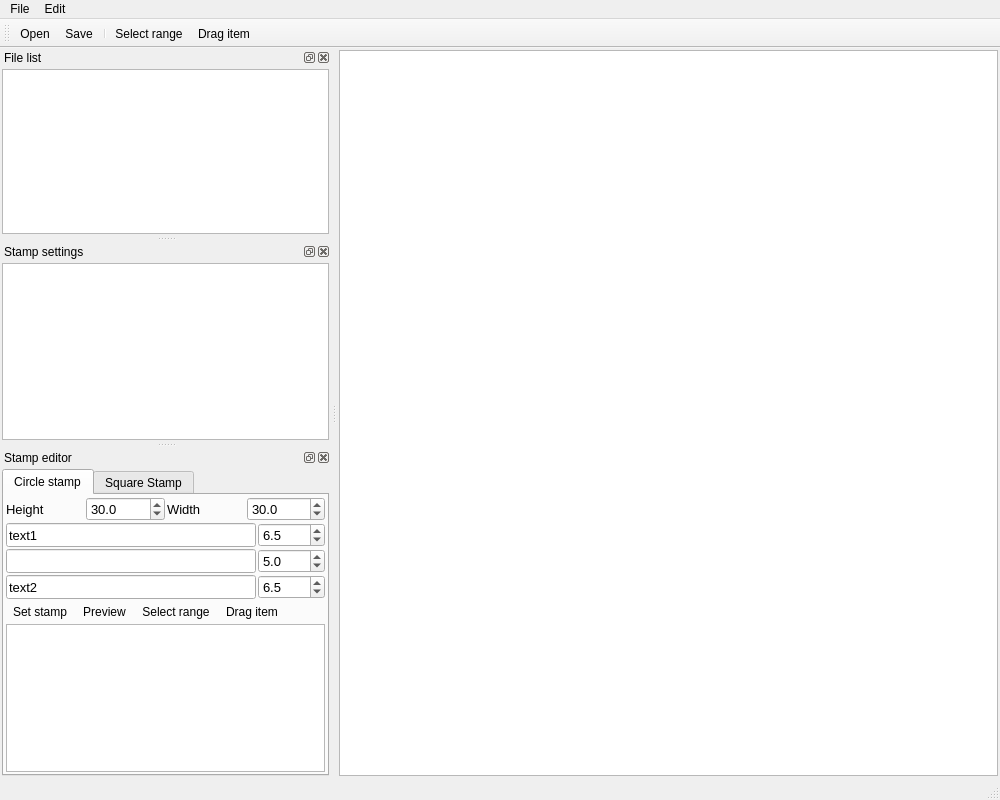
<?xml version="1.0" encoding="UTF-8"?>
<ui version="4.0">
 <class>MainWindow</class>
 <widget class="QMainWindow" name="MainWindow">
  <property name="geometry">
   <rect>
    <x>0</x>
    <y>0</y>
    <width>1000</width>
    <height>800</height>
   </rect>
  </property>
  <property name="windowTitle">
   <string>PDF Stamp</string>
  </property>
  <widget class="QWidget" name="centralwidget">
   <layout class="QVBoxLayout" name="verticalLayout">
    <property name="spacing">
     <number>2</number>
    </property>
    <property name="leftMargin">
     <number>2</number>
    </property>
    <property name="topMargin">
     <number>2</number>
    </property>
    <property name="rightMargin">
     <number>2</number>
    </property>
    <property name="bottomMargin">
     <number>2</number>
    </property>
    <item>
     <widget class="GraphicsView" name="graphicsView">
      <property name="sizePolicy">
       <sizepolicy hsizetype="Expanding" vsizetype="Expanding">
        <horstretch>0</horstretch>
        <verstretch>0</verstretch>
       </sizepolicy>
      </property>
      <property name="contextMenuPolicy">
       <enum>Qt::CustomContextMenu</enum>
      </property>
      <property name="acceptDrops">
       <bool>false</bool>
      </property>
      <property name="backgroundBrush">
       <brush brushstyle="SolidPattern">
        <color alpha="255">
         <red>150</red>
         <green>150</green>
         <blue>150</blue>
        </color>
       </brush>
      </property>
      <property name="renderHints">
       <set>QPainter::Antialiasing|QPainter::SmoothPixmapTransform|QPainter::TextAntialiasing</set>
      </property>
      <property name="dragMode">
       <enum>QGraphicsView::ScrollHandDrag</enum>
      </property>
     </widget>
    </item>
   </layout>
  </widget>
  <widget class="QMenuBar" name="menubar">
   <property name="geometry">
    <rect>
     <x>0</x>
     <y>0</y>
     <width>1000</width>
     <height>21</height>
    </rect>
   </property>
   <property name="acceptDrops">
    <bool>false</bool>
   </property>
   <widget class="QMenu" name="menuFile">
    <property name="acceptDrops">
     <bool>false</bool>
    </property>
    <property name="title">
     <string>File</string>
    </property>
    <addaction name="actionOpen"/>
    <addaction name="actionSave"/>
   </widget>
   <widget class="QMenu" name="menuEdit">
    <property name="title">
     <string>Edit</string>
    </property>
    <addaction name="action_select_range"/>
    <addaction name="action_drag_item"/>
   </widget>
   <addaction name="menuFile"/>
   <addaction name="menuEdit"/>
  </widget>
  <widget class="QStatusBar" name="statusbar"/>
  <widget class="QToolBar" name="toolBar">
   <property name="windowTitle">
    <string>toolBar</string>
   </property>
   <property name="iconSize">
    <size>
     <width>30</width>
     <height>30</height>
    </size>
   </property>
   <attribute name="toolBarArea">
    <enum>TopToolBarArea</enum>
   </attribute>
   <attribute name="toolBarBreak">
    <bool>false</bool>
   </attribute>
   <addaction name="actionOpen"/>
   <addaction name="actionSave"/>
   <addaction name="separator"/>
   <addaction name="action_select_range"/>
   <addaction name="action_drag_item"/>
  </widget>
  <widget class="QDockWidget" name="dockWidgetFile">
   <property name="sizePolicy">
    <sizepolicy hsizetype="Preferred" vsizetype="Preferred">
     <horstretch>0</horstretch>
     <verstretch>0</verstretch>
    </sizepolicy>
   </property>
   <property name="minimumSize">
    <size>
     <width>160</width>
     <height>97</height>
    </size>
   </property>
   <property name="windowTitle">
    <string>File list</string>
   </property>
   <attribute name="dockWidgetArea">
    <number>1</number>
   </attribute>
   <widget class="QWidget" name="dockWidgetContents">
    <layout class="QVBoxLayout" name="verticalLayout_2">
     <property name="spacing">
      <number>2</number>
     </property>
     <property name="leftMargin">
      <number>2</number>
     </property>
     <property name="topMargin">
      <number>2</number>
     </property>
     <property name="rightMargin">
      <number>2</number>
     </property>
     <property name="bottomMargin">
      <number>2</number>
     </property>
     <item>
      <widget class="QTableView" name="tableViewFile">
       <property name="minimumSize">
        <size>
         <width>150</width>
         <height>0</height>
        </size>
       </property>
       <property name="acceptDrops">
        <bool>true</bool>
       </property>
       <property name="dragDropOverwriteMode">
        <bool>false</bool>
       </property>
      </widget>
     </item>
    </layout>
   </widget>
  </widget>
  <widget class="QDockWidget" name="dockWidgetStanp">
   <property name="sizePolicy">
    <sizepolicy hsizetype="Preferred" vsizetype="Preferred">
     <horstretch>0</horstretch>
     <verstretch>0</verstretch>
    </sizepolicy>
   </property>
   <property name="minimumSize">
    <size>
     <width>300</width>
     <height>200</height>
    </size>
   </property>
   <property name="windowTitle">
    <string>Stamp settings</string>
   </property>
   <attribute name="dockWidgetArea">
    <number>1</number>
   </attribute>
   <widget class="QWidget" name="dockWidgetContents_2">
    <layout class="QVBoxLayout" name="verticalLayout_3">
     <property name="spacing">
      <number>2</number>
     </property>
     <property name="leftMargin">
      <number>2</number>
     </property>
     <property name="topMargin">
      <number>2</number>
     </property>
     <property name="rightMargin">
      <number>2</number>
     </property>
     <property name="bottomMargin">
      <number>2</number>
     </property>
     <item>
      <widget class="QTableView" name="tableViewStamp">
       <property name="alternatingRowColors">
        <bool>true</bool>
       </property>
       <attribute name="verticalHeaderDefaultSectionSize">
        <number>50</number>
       </attribute>
       <attribute name="verticalHeaderMinimumSectionSize">
        <number>50</number>
       </attribute>
      </widget>
     </item>
    </layout>
   </widget>
  </widget>
  <widget class="QDockWidget" name="dockWidget">
   <property name="windowTitle">
    <string>Stamp editor</string>
   </property>
   <attribute name="dockWidgetArea">
    <number>1</number>
   </attribute>
   <widget class="QWidget" name="dockWidgetContents_3">
    <layout class="QVBoxLayout" name="verticalLayout_6">
     <property name="spacing">
      <number>2</number>
     </property>
     <property name="leftMargin">
      <number>2</number>
     </property>
     <property name="topMargin">
      <number>2</number>
     </property>
     <property name="rightMargin">
      <number>2</number>
     </property>
     <property name="bottomMargin">
      <number>2</number>
     </property>
     <item>
      <widget class="QTabWidget" name="tabWidget">
       <property name="currentIndex">
        <number>0</number>
       </property>
       <widget class="QWidget" name="tab_circle_stamp">
        <attribute name="title">
         <string>Circle stamp</string>
        </attribute>
        <layout class="QVBoxLayout" name="verticalLayout_4">
         <property name="spacing">
          <number>2</number>
         </property>
         <property name="leftMargin">
          <number>2</number>
         </property>
         <property name="topMargin">
          <number>2</number>
         </property>
         <property name="rightMargin">
          <number>2</number>
         </property>
         <property name="bottomMargin">
          <number>2</number>
         </property>
         <item>
          <layout class="QHBoxLayout" name="horizontalLayout_2">
           <property name="spacing">
            <number>2</number>
           </property>
           <item>
            <widget class="QLabel" name="label">
             <property name="font">
              <font>
               <pointsize>10</pointsize>
              </font>
             </property>
             <property name="text">
              <string>Height</string>
             </property>
            </widget>
           </item>
           <item>
            <widget class="QDoubleSpinBox" name="doubleSpinBox_height">
             <property name="minimumSize">
              <size>
               <width>0</width>
               <height>24</height>
              </size>
             </property>
             <property name="font">
              <font>
               <pointsize>10</pointsize>
              </font>
             </property>
             <property name="decimals">
              <number>1</number>
             </property>
             <property name="maximum">
              <double>99999.000000000000000</double>
             </property>
             <property name="value">
              <double>30.000000000000000</double>
             </property>
            </widget>
           </item>
           <item>
            <widget class="QLabel" name="label_2">
             <property name="font">
              <font>
               <pointsize>10</pointsize>
              </font>
             </property>
             <property name="text">
              <string>Width</string>
             </property>
            </widget>
           </item>
           <item>
            <widget class="QDoubleSpinBox" name="doubleSpinBox_width">
             <property name="minimumSize">
              <size>
               <width>0</width>
               <height>24</height>
              </size>
             </property>
             <property name="font">
              <font>
               <pointsize>10</pointsize>
              </font>
             </property>
             <property name="decimals">
              <number>1</number>
             </property>
             <property name="maximum">
              <double>99999.000000000000000</double>
             </property>
             <property name="value">
              <double>30.000000000000000</double>
             </property>
            </widget>
           </item>
          </layout>
         </item>
         <item>
          <layout class="QGridLayout" name="gridLayout">
           <property name="spacing">
            <number>2</number>
           </property>
           <item row="2" column="0">
            <widget class="QLineEdit" name="lineEdit_3">
             <property name="minimumSize">
              <size>
               <width>0</width>
               <height>24</height>
              </size>
             </property>
             <property name="font">
              <font>
               <pointsize>10</pointsize>
              </font>
             </property>
             <property name="text">
              <string>text2</string>
             </property>
            </widget>
           </item>
           <item row="0" column="0">
            <widget class="QLineEdit" name="lineEdit">
             <property name="minimumSize">
              <size>
               <width>0</width>
               <height>24</height>
              </size>
             </property>
             <property name="font">
              <font>
               <pointsize>10</pointsize>
              </font>
             </property>
             <property name="text">
              <string>text1</string>
             </property>
            </widget>
           </item>
           <item row="1" column="0">
            <widget class="QLineEdit" name="lineEdit_2">
             <property name="minimumSize">
              <size>
               <width>0</width>
               <height>24</height>
              </size>
             </property>
             <property name="font">
              <font>
               <pointsize>10</pointsize>
              </font>
             </property>
            </widget>
           </item>
           <item row="0" column="1">
            <widget class="QDoubleSpinBox" name="doubleSpinBox">
             <property name="minimumSize">
              <size>
               <width>0</width>
               <height>24</height>
              </size>
             </property>
             <property name="font">
              <font>
               <pointsize>10</pointsize>
              </font>
             </property>
             <property name="decimals">
              <number>1</number>
             </property>
             <property name="maximum">
              <double>9999.000000000000000</double>
             </property>
             <property name="value">
              <double>6.500000000000000</double>
             </property>
            </widget>
           </item>
           <item row="1" column="1">
            <widget class="QDoubleSpinBox" name="doubleSpinBox_2">
             <property name="minimumSize">
              <size>
               <width>0</width>
               <height>24</height>
              </size>
             </property>
             <property name="font">
              <font>
               <pointsize>10</pointsize>
              </font>
             </property>
             <property name="decimals">
              <number>1</number>
             </property>
             <property name="value">
              <double>5.000000000000000</double>
             </property>
            </widget>
           </item>
           <item row="2" column="1">
            <widget class="QDoubleSpinBox" name="doubleSpinBox_3">
             <property name="minimumSize">
              <size>
               <width>0</width>
               <height>24</height>
              </size>
             </property>
             <property name="font">
              <font>
               <pointsize>10</pointsize>
              </font>
             </property>
             <property name="decimals">
              <number>1</number>
             </property>
             <property name="value">
              <double>6.500000000000000</double>
             </property>
            </widget>
           </item>
          </layout>
         </item>
         <item>
          <layout class="QHBoxLayout" name="horizontalLayout_3">
           <property name="spacing">
            <number>2</number>
           </property>
           <item>
            <widget class="QToolButton" name="toolButton_2">
             <property name="text">
              <string>Set stamp</string>
             </property>
             <property name="icon">
              <iconset resource="resource.qrc">
               <normaloff>:/remixicon/file-transfer-line.svg</normaloff>:/remixicon/file-transfer-line.svg</iconset>
             </property>
             <property name="iconSize">
              <size>
               <width>30</width>
               <height>30</height>
              </size>
             </property>
             <property name="autoRaise">
              <bool>true</bool>
             </property>
            </widget>
           </item>
           <item>
            <widget class="QToolButton" name="toolButton">
             <property name="text">
              <string>Preview</string>
             </property>
             <property name="icon">
              <iconset resource="resource.qrc">
               <normaloff>:/remixicon/refresh-line.svg</normaloff>:/remixicon/refresh-line.svg</iconset>
             </property>
             <property name="iconSize">
              <size>
               <width>30</width>
               <height>30</height>
              </size>
             </property>
             <property name="autoRaise">
              <bool>true</bool>
             </property>
            </widget>
           </item>
           <item>
            <widget class="QToolButton" name="toolButton_3">
             <property name="text">
              <string>Select range</string>
             </property>
             <property name="icon">
              <iconset resource="resource.qrc">
               <normaloff>:/remixicon/crop-line.svg</normaloff>:/remixicon/crop-line.svg</iconset>
             </property>
             <property name="iconSize">
              <size>
               <width>30</width>
               <height>30</height>
              </size>
             </property>
             <property name="autoRaise">
              <bool>true</bool>
             </property>
            </widget>
           </item>
           <item>
            <widget class="QToolButton" name="toolButton_4">
             <property name="text">
              <string>Drag item</string>
             </property>
             <property name="icon">
              <iconset resource="resource.qrc">
               <normaloff>:/remixicon/drag-move-2-fill.svg</normaloff>:/remixicon/drag-move-2-fill.svg</iconset>
             </property>
             <property name="iconSize">
              <size>
               <width>30</width>
               <height>30</height>
              </size>
             </property>
             <property name="autoRaise">
              <bool>true</bool>
             </property>
            </widget>
           </item>
           <item>
            <spacer name="horizontalSpacer">
             <property name="orientation">
              <enum>Qt::Horizontal</enum>
             </property>
             <property name="sizeHint" stdset="0">
              <size>
               <width>40</width>
               <height>20</height>
              </size>
             </property>
            </spacer>
           </item>
          </layout>
         </item>
         <item>
          <widget class="GraphicsView" name="graphicsView_circle_stamp">
           <property name="dragMode">
            <enum>QGraphicsView::ScrollHandDrag</enum>
           </property>
          </widget>
         </item>
        </layout>
       </widget>
       <widget class="QWidget" name="tab_sqare_stamp">
        <attribute name="title">
         <string>Square Stamp</string>
        </attribute>
        <layout class="QVBoxLayout" name="verticalLayout_5">
         <property name="spacing">
          <number>2</number>
         </property>
         <property name="leftMargin">
          <number>2</number>
         </property>
         <property name="topMargin">
          <number>2</number>
         </property>
         <property name="rightMargin">
          <number>2</number>
         </property>
         <property name="bottomMargin">
          <number>2</number>
         </property>
         <item>
          <widget class="GraphicsView" name="graphicsView_sqare_stamp"/>
         </item>
        </layout>
       </widget>
      </widget>
     </item>
    </layout>
   </widget>
  </widget>
  <action name="actionOpen">
   <property name="icon">
    <iconset resource="resource.qrc">
     <normaloff>:/remixicon/file-line.svg</normaloff>:/remixicon/file-line.svg</iconset>
   </property>
   <property name="text">
    <string>Open</string>
   </property>
  </action>
  <action name="actionSave">
   <property name="icon">
    <iconset resource="resource.qrc">
     <normaloff>:/remixicon/save-3-line.svg</normaloff>:/remixicon/save-3-line.svg</iconset>
   </property>
   <property name="text">
    <string>Save</string>
   </property>
  </action>
  <action name="action_select_range">
   <property name="icon">
    <iconset resource="resource.qrc">
     <normaloff>:/remixicon/crop-line.svg</normaloff>:/remixicon/crop-line.svg</iconset>
   </property>
   <property name="text">
    <string>Select range</string>
   </property>
  </action>
  <action name="action_drag_item">
   <property name="icon">
    <iconset resource="resource.qrc">
     <normaloff>:/remixicon/drag-move-2-fill.svg</normaloff>:/remixicon/drag-move-2-fill.svg</iconset>
   </property>
   <property name="text">
    <string>Drag item</string>
   </property>
  </action>
 </widget>
 <customwidgets>
  <customwidget>
   <class>GraphicsView</class>
   <extends>QGraphicsView</extends>
   <header location="global">graphics_view</header>
   <slots>
    <slot>exec_context_menu()</slot>
    <slot>setScrollHandDragMode()</slot>
    <slot>setRubberBandDragMode()</slot>
   </slots>
  </customwidget>
 </customwidgets>
 <resources>
  <include location="resource.qrc"/>
 </resources>
 <connections>
  <connection>
   <sender>tableViewFile</sender>
   <signal>clicked(QModelIndex)</signal>
   <receiver>MainWindow</receiver>
   <slot>preview_pdf()</slot>
   <hints>
    <hint type="sourcelabel">
     <x>129</x>
     <y>317</y>
    </hint>
    <hint type="destinationlabel">
     <x>399</x>
     <y>299</y>
    </hint>
   </hints>
  </connection>
  <connection>
   <sender>graphicsView</sender>
   <signal>customContextMenuRequested(QPoint)</signal>
   <receiver>graphicsView</receiver>
   <slot>exec_context_menu()</slot>
   <hints>
    <hint type="sourcelabel">
     <x>399</x>
     <y>311</y>
    </hint>
    <hint type="destinationlabel">
     <x>399</x>
     <y>311</y>
    </hint>
   </hints>
  </connection>
  <connection>
   <sender>toolButton</sender>
   <signal>clicked()</signal>
   <receiver>MainWindow</receiver>
   <slot>preview_circle_stamp()</slot>
   <hints>
    <hint type="sourcelabel">
     <x>565</x>
     <y>326</y>
    </hint>
    <hint type="destinationlabel">
     <x>399</x>
     <y>299</y>
    </hint>
   </hints>
  </connection>
  <connection>
   <sender>toolButton_2</sender>
   <signal>clicked()</signal>
   <receiver>MainWindow</receiver>
   <slot>set_stamp()</slot>
   <hints>
    <hint type="sourcelabel">
     <x>548</x>
     <y>357</y>
    </hint>
    <hint type="destinationlabel">
     <x>399</x>
     <y>299</y>
    </hint>
   </hints>
  </connection>
  <connection>
   <sender>actionSave</sender>
   <signal>triggered()</signal>
   <receiver>MainWindow</receiver>
   <slot>save_files()</slot>
   <hints>
    <hint type="sourcelabel">
     <x>-1</x>
     <y>-1</y>
    </hint>
    <hint type="destinationlabel">
     <x>399</x>
     <y>299</y>
    </hint>
   </hints>
  </connection>
  <connection>
   <sender>actionOpen</sender>
   <signal>triggered()</signal>
   <receiver>MainWindow</receiver>
   <slot>open_files()</slot>
   <hints>
    <hint type="sourcelabel">
     <x>-1</x>
     <y>-1</y>
    </hint>
    <hint type="destinationlabel">
     <x>399</x>
     <y>299</y>
    </hint>
   </hints>
  </connection>
  <connection>
   <sender>action_drag_item</sender>
   <signal>triggered()</signal>
   <receiver>graphicsView</receiver>
   <slot>setScrollHandDragMode()</slot>
   <hints>
    <hint type="sourcelabel">
     <x>-1</x>
     <y>-1</y>
    </hint>
    <hint type="destinationlabel">
     <x>444</x>
     <y>317</y>
    </hint>
   </hints>
  </connection>
  <connection>
   <sender>action_select_range</sender>
   <signal>triggered()</signal>
   <receiver>graphicsView</receiver>
   <slot>setRubberBandDragMode()</slot>
   <hints>
    <hint type="sourcelabel">
     <x>-1</x>
     <y>-1</y>
    </hint>
    <hint type="destinationlabel">
     <x>444</x>
     <y>317</y>
    </hint>
   </hints>
  </connection>
  <connection>
   <sender>toolButton_3</sender>
   <signal>clicked()</signal>
   <receiver>graphicsView_circle_stamp</receiver>
   <slot>setRubberBandDragMode()</slot>
   <hints>
    <hint type="sourcelabel">
     <x>718</x>
     <y>389</y>
    </hint>
    <hint type="destinationlabel">
     <x>763</x>
     <y>489</y>
    </hint>
   </hints>
  </connection>
  <connection>
   <sender>toolButton_4</sender>
   <signal>clicked()</signal>
   <receiver>graphicsView_circle_stamp</receiver>
   <slot>setScrollHandDragMode()</slot>
   <hints>
    <hint type="sourcelabel">
     <x>751</x>
     <y>389</y>
    </hint>
    <hint type="destinationlabel">
     <x>763</x>
     <y>489</y>
    </hint>
   </hints>
  </connection>
 </connections>
 <slots>
  <slot>preview_pdf()</slot>
  <slot>preview_circle_stamp()</slot>
  <slot>set_stamp()</slot>
  <slot>save_files()</slot>
  <slot>open_files()</slot>
 </slots>
</ui>
